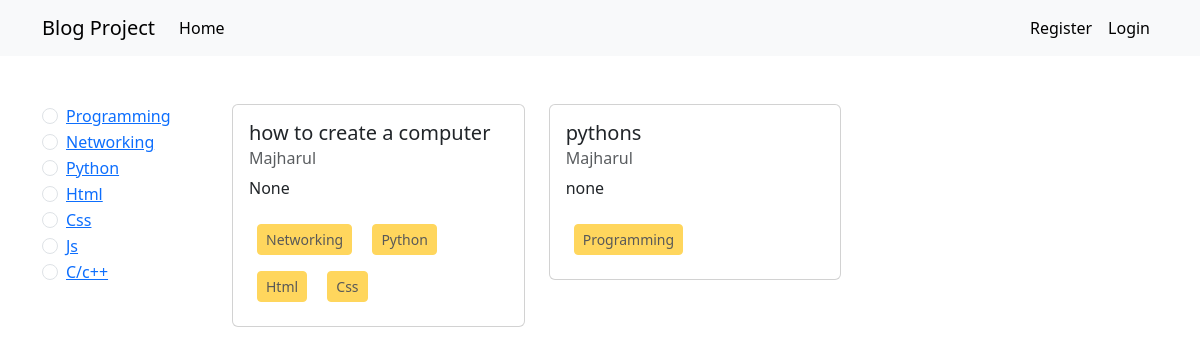
The page / on the database its author committed.
### categories/models.py (models this page shows, shortened)
class Category (models.Model):
    name = models.CharField(max_length=100)
    slug=models.SlugField(max_length=100,blank=True,null=True,unique=True)

### posts/models.py (models this page shows, shortened)
class Post(models.Model):
    title = models.CharField(max_length=50)
    content = models.TextField()
    category = models.ManyToManyField(Category)
    author = models.ForeignKey(User, on_delete=models.CASCADE)

### blog_project/views.py (the view)
# urls.py: 2. Add a URL to urlpatterns:  path('', views.home, name='home')
def home(request,category_slug=None):
    post = Post.objects.all()
    if category_slug is not None:
        category=Category.objects.get(slug = category_slug)
        post=Post.objects.filter(category=category)
    category=Category.objects.all()
    return render(request,'index.html',{'post':post,'category':category})

### templates/index.html
{% extends 'base.html' %}
{% block content %}
<div class="container mt-5">
       <div class="row">
            <div class="col-2">
               {% for cate in category %}
               <div class="form-check">
                  <input class="form-check-input" type="radio" name="flexRadioDefault" id="{{cate.id}}">
                  <label class="form-check-label" for="{{cate.id}}">
                    <a href="{% url 'category_wise_post' cate.slug %}"> {{cate.name}}</a>
                  </label>
                </div>
               {% endfor %}
            </div>
            <div class="col-10">
               <div class="row">
                  {% for i in post %}
                  <div class="col-4">
                    <div class="card mb-3" style="width:100%;">
                        <div class="card-body">
                          <h5 class="card-title">{{i.title}}</h5>
                          <h6 class="card-subtitle mb-2 text-body-secondary">{{i.author.first_name}}</h6>
                          <p class="card-text">{{i.content}}</p>
                           {% for cate in i.category.all %}
                              <span class="btn btn-warning disabled m-2 btn-sm">{{cate.name}}</span>
                           {% endfor %}
                           <br>
                        </div>
                     </div>
                   </div>
                  {% endfor %}
              </div>
            </div>
       </div>
</div>
{% endblock  %}

### templates/base.html (shortened to what this page needs)
<!doctype html>
<html lang="en">
<head>
  <link href="https://cdn.jsdelivr.net/npm/bootstrap@5.3.2/dist/css/bootstrap.min.css" rel="stylesheet"
>
</head>
<body>
  <nav class="navbar navbar-expand-lg bg-body-tertiary">
    <div class="container">
      <a class="navbar-brand" href="{% url 'home' %}">Blog Project</a>
      <div class="collapse navbar-collapse" id="navbarNav">
        <ul class="navbar-nav">
          {% if request.user.is_authenticated %}
          <li class="nav-item">
            <a class="nav-link" href="{% url 'add_post' %}">Add Post</a>
          </li>
          {% else %}
          <li class="nav-item">
            <a class="nav-link active" aria-current="page" href="{% url 'home' %}">Home</a>
          </li>
          {% endif %}
        </ul>
      </div>
      <div>
        <ul class="navbar-nav">
          {% if request.user.is_authenticated %}
          <li class="nav-item">
            <a class="nav-link active" aria-current="page" href="{% url 'profile' %}">Profile</a>
          </li>
          <li class="nav-item">
            <a class="nav-link active" aria-current="page" href="{% url 'LogOut' %}">LogOut</a>
          </li>
          {% else %}
          <li class="nav-item">
            <a class="nav-link active" aria-current="page" href="{% url 'register' %}">Register</a>
          </li>
          <li class="nav-item">
            <a class="nav-link active" aria-current="page" href="{% url 'login' %}">Login</a>
          </li>
          {% endif %}
        </ul>
      </div>
    </div>
  </nav>
  {% block content%}
  {% endblock%}
</body>
</html>

### rows shown on the page
Category: name "Programming"
Category: name "Networking"
Category: name "Python"
Category: name "Html"
Category: name "Css"
Category: name "Js"
Category: name "C/c++"
Post: title "how to create a computer", author.first_name "Majharul", content "None"
Post: title "pythons", author.first_name "Majharul", content "none"
